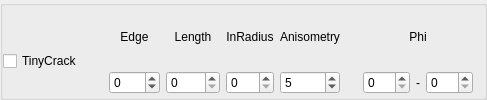
       <widget class="QGroupBox" name="groupBox_TinyCrack">
        <property name="title">
         <string/>
        </property>
        <layout class="QHBoxLayout" name="horizontalLayout_28">
         <property name="leftMargin">
          <number>0</number>
         </property>
         <property name="topMargin">
          <number>3</number>
         </property>
         <property name="bottomMargin">
          <number>3</number>
         </property>
         <item>
          <layout class="QHBoxLayout" name="horizontalLayout_13">
           <item>
            <layout class="QVBoxLayout" name="verticalLayout_22">
             <item>
              <spacer name="verticalSpacer_3">
               <property name="orientation">
                <enum>Qt::Vertical</enum>
               </property>
               <property name="sizeType">
                <enum>QSizePolicy::Fixed</enum>
               </property>
               <property name="sizeHint" stdset="0">
                <size>
                 <width>20</width>
                 <height>20</height>
                </size>
               </property>
              </spacer>
             </item>
             <item>
              <widget class="QCheckBox" name="checkTinyCrack">
               <property name="text">
                <string>TinyCrack</string>
               </property>
              </widget>
             </item>
            </layout>
           </item>
           <item>
            <spacer name="horizontalSpacer_22">
             <property name="orientation">
              <enum>Qt::Horizontal</enum>
             </property>
             <property name="sizeType">
              <enum>QSizePolicy::Fixed</enum>
             </property>
             <property name="sizeHint" stdset="0">
              <size>
               <width>20</width>
               <height>20</height>
              </size>
             </property>
            </spacer>
           </item>
           <item>
            <layout class="QVBoxLayout" name="verticalLayout_21">
             <item>
              <widget class="QLabel" name="label_11">
               <property name="text">
                <string>Edge</string>
               </property>
               <property name="alignment">
                <set>Qt::AlignCenter</set>
               </property>
              </widget>
             </item>
             <item>
              <widget class="QSpinBox" name="spinTinyCrackEdge">
               <property name="contextMenuPolicy">
                <enum>Qt::NoContextMenu</enum>
               </property>
               <property name="minimum">
                <number>-255</number>
               </property>
               <property name="maximum">
                <number>255</number>
               </property>
              </widget>
             </item>
            </layout>
           </item>
           <item>
            <layout class="QVBoxLayout" name="verticalLayout_18">
             <item>
              <widget class="QLabel" name="label_25">
               <property name="text">
                <string>Length</string>
               </property>
               <property name="alignment">
                <set>Qt::AlignCenter</set>
               </property>
              </widget>
             </item>
             <item>
              <widget class="QSpinBox" name="spinTinyCrackLength">
               <property name="contextMenuPolicy">
                <enum>Qt::NoContextMenu</enum>
               </property>
               <property name="maximum">
                <number>9999</number>
               </property>
              </widget>
             </item>
            </layout>
           </item>
           <item>
            <layout class="QVBoxLayout" name="verticalLayout_19">
             <item>
              <widget class="QLabel" name="label_24">
               <property name="text">
                <string>InRadius</string>
               </property>
               <property name="alignment">
                <set>Qt::AlignCenter</set>
               </property>
              </widget>
             </item>
             <item>
              <widget class="QSpinBox" name="spinTinyCrackInRadius">
               <property name="contextMenuPolicy">
                <enum>Qt::NoContextMenu</enum>
               </property>
               <property name="maximum">
                <number>999</number>
               </property>
              </widget>
             </item>
            </layout>
           </item>
           <item>
            <layout class="QVBoxLayout" name="verticalLayout_20">
             <item>
              <widget class="QLabel" name="label_23">
               <property name="text">
                <string>Anisometry</string>
               </property>
               <property name="alignment">
                <set>Qt::AlignCenter</set>
               </property>
              </widget>
             </item>
             <item>
              <widget class="QSpinBox" name="spinTinyCrackAnis">
               <property name="contextMenuPolicy">
                <enum>Qt::NoContextMenu</enum>
               </property>
               <property name="maximum">
                <number>999</number>
               </property>
               <property name="value">
                <number>5</number>
               </property>
              </widget>
             </item>
            </layout>
           </item>
           <item>
            <spacer name="horizontalSpacer_20">
             <property name="orientation">
              <enum>Qt::Horizontal</enum>
             </property>
             <property name="sizeType">
              <enum>QSizePolicy::Fixed</enum>
             </property>
             <property name="sizeHint" stdset="0">
              <size>
               <width>17</width>
               <height>20</height>
              </size>
             </property>
            </spacer>
           </item>
           <item>
            <layout class="QVBoxLayout" name="verticalLayout_17">
             <item>
              <widget class="QLabel" name="label_26">
               <property name="text">
                <string>Phi</string>
               </property>
               <property name="alignment">
                <set>Qt::AlignCenter</set>
               </property>
              </widget>
             </item>
             <item>
              <layout class="QHBoxLayout" name="horizontalLayout_12">
               <item>
                <widget class="QSpinBox" name="spinTinyCrackPhiL">
                 <property name="contextMenuPolicy">
                  <enum>Qt::NoContextMenu</enum>
                 </property>
                 <property name="maximum">
                  <number>180</number>
                 </property>
                </widget>
               </item>
               <item>
                <widget class="QLabel" name="label_12">
                 <property name="text">
                  <string>-</string>
                 </property>
                 <property name="alignment">
                  <set>Qt::AlignCenter</set>
                 </property>
                </widget>
               </item>
               <item>
                <widget class="QSpinBox" name="spinTinyCrackPhiH">
                 <property name="enabled">
                  <bool>true</bool>
                 </property>
                 <property name="contextMenuPolicy">
                  <enum>Qt::NoContextMenu</enum>
                 </property>
                 <property name="maximum">
                  <number>180</number>
                 </property>
                </widget>
               </item>
              </layout>
             </item>
            </layout>
           </item>
          </layout>
         </item>
        </layout>
        <zorder></zorder>
       </widget>
